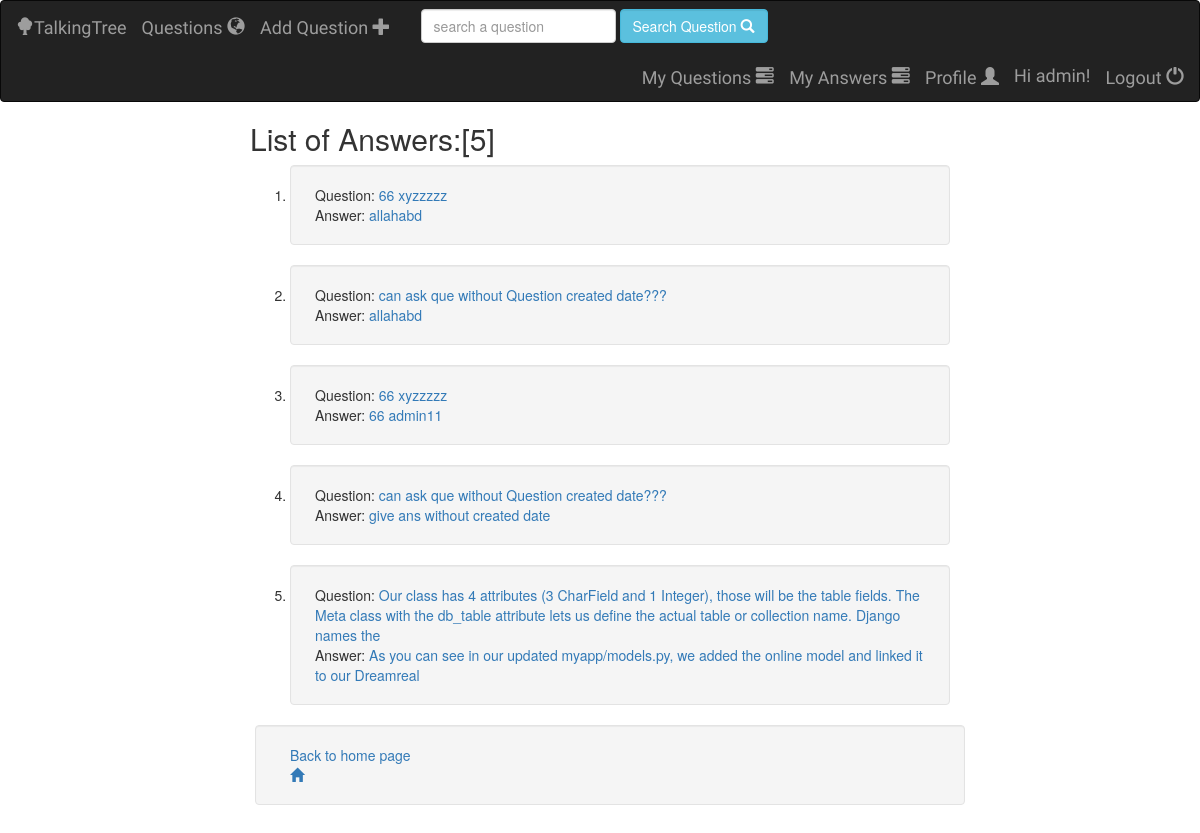
Page /talkingtree/myanswers/ (signed in) on the earlier database version.
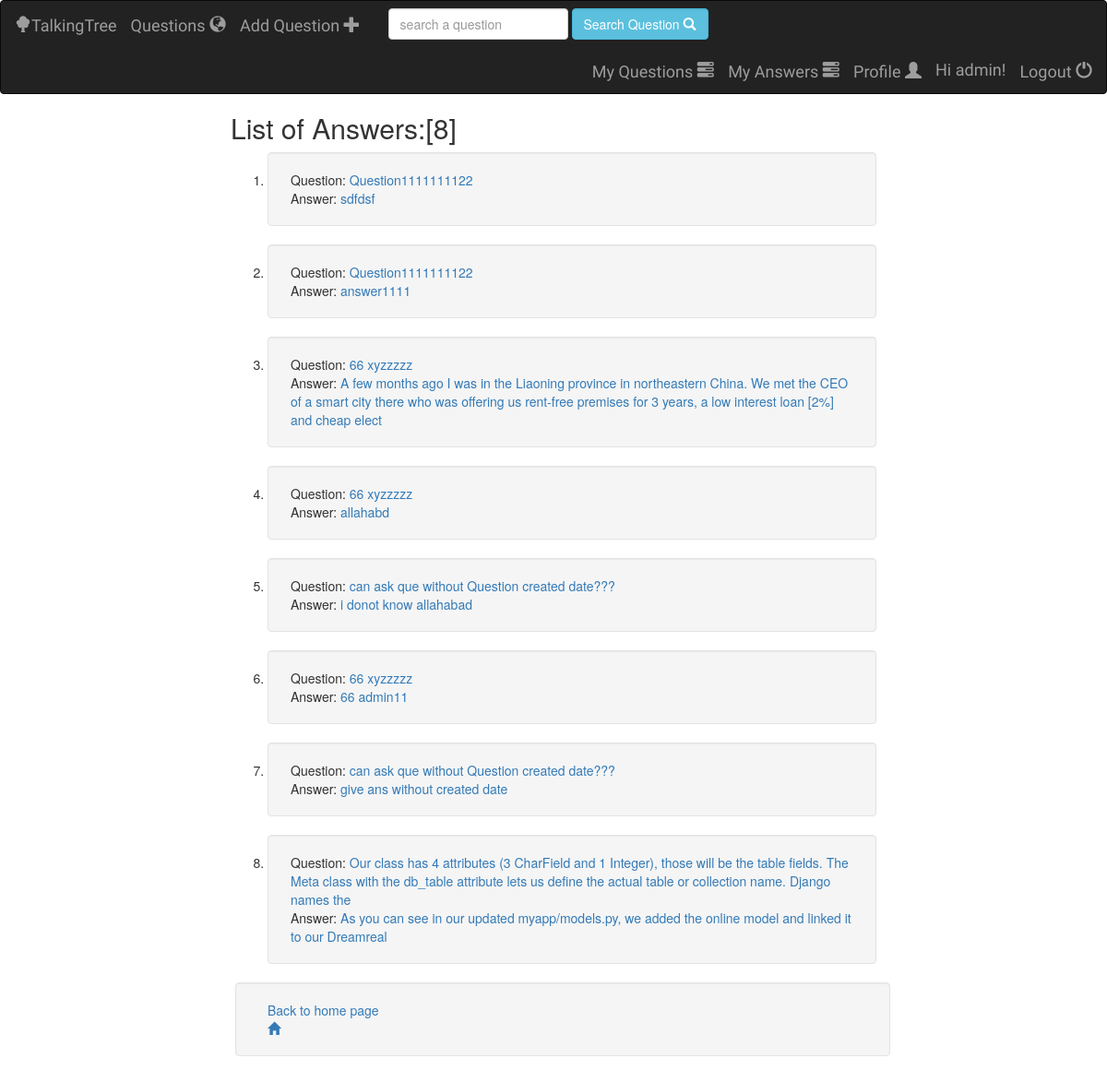
Same page on the later database version.
### talkingtree/models.py (models this page shows, shortened)
class Answer(models.Model):
    question = models.ForeignKey(Question, on_delete=models.CASCADE)
    user = models.ForeignKey(User, on_delete=models.DO_NOTHING, default=None)
    answer_text = models.CharField(max_length=1023)
    created_date = models.DateTimeField(default=timezone.now())
    class Meta:
        ordering = ['-id']

class Question(models.Model):
    user = models.ForeignKey(User, on_delete=models.DO_NOTHING)
    question_text = models.CharField(null=False, max_length=1023)
    created_date = models.DateTimeField(default=timezone.now())
    class Meta:
        ordering = ['-id']

### talkingtree/views/answer.py (the view)
@login_required
def myanswers(request):
    try:
        answers = Answer.objects.filter(user=request.user)
        count_answer = answers.count()
        answers_list = []
        for answer in answers:
            count_upvote = Voteanswer.objects.filter(vote=True, answer=answer).count()
            count_downvote = Voteanswer.objects.filter(vote=False, answer=answer).count()
            answers_list.append({
                'answer':answer,
                'count_upvoteanswer':count_upvote,
                'count_downvoteanswer':count_downvote
            })
    except Question.DoesNotExist:
        raise Http404('Answer Does not Exist.')
    return render(request, 'talkingtree/myanswers.html', {
       'all_answer': answers_list, 'count_answer': count_answer,})

### talkingtree/templates/talkingtree/myanswers.html (shortened to what this page needs)
 {% extends 'talkingtree/base.html' %}
 {%  block body %}
    {% if all_answer %}
        <h2> List of Answers:[{{ count_answer }}] </h2>
        <ol>
            {% for answer in all_answer %}
            <li>
            <div class="well">
                <div class="" style="margin-left: 5px">
                    <div  class="">
                       Question:  <a href="{% url 'talkingtree:answer' answer.answer.question.id %}"> {{ answer.answer.question.question_text }}</a>
                        <br>
                       Answer:  <a href="{% url 'talkingtree:comment' answer.answer.question.id answer.answer.id  %}"> {{ answer.answer.answer_text }}</a>
                    </div>
                </div>
            </div>
            </li>
            {% endfor %}
        </ol>
        {% else %}
       <div class="alert alert-danger">
        No answer found. People are searching for a better answer to this question.
       </div>
    {% endif %}
             <div class="well row" style="margin-left: 5px">
                <div  class="col-sm-3">
                    <a href="/talkingtree/"> Back to home page  <span  class="glyphicon glyphicon-home" aria-hidden="true"> </span></a>
                </div>
            </div>
 {% endblock %}

Differences in the rows shown:
added Answer: answer.question.question_text "Question1111111122", answer.answer_text "sdfdsf"
added Answer: answer.question.question_text "Question1111111122", answer.answer_text "answer1111"
added Answer: answer.question.question_text "66 xyzzzzz", answer.answer_text "A few months ago I was in the Liaoning province in northeastern China. We met the CEO of a smart city there who was offering us rent-free premises for 3 years, a low interest loan [2%] and cheap elect"
changed Answer: answer.answer_text "allahabd" → "i donot know allahabad"
Other differences:
{{ count_answer }}: "5" → "8"
